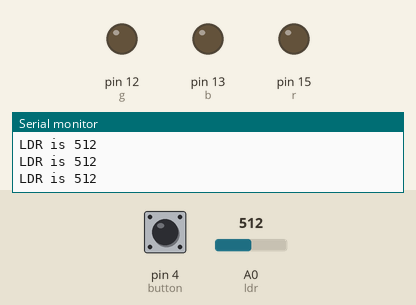
This sketch was run on a simulated Arduino Uno, built with avr-gcc and run on an emulated ATmega328P. Parts: output pins drawn as LEDs (lit = HIGH), the last lines printed to the serial monitor. The test bench sets the inputs (shaded band); at power-on: pin 4 (button) HIGH, A0 (ldr) = 512.

Above: at 2.7 s.
2.8 s: pin 4 (button) pulled LOW for 0.25 s
At 3.0 s:
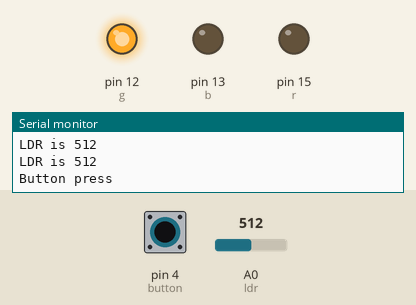
4.6 s: pin 4 (button) pulled LOW for 3.2 s
At 8.8 s:
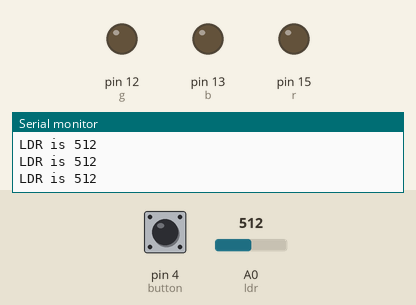
Timing chart, 0 to 10.3 s (numbered marks = the images above; inputs shaded):
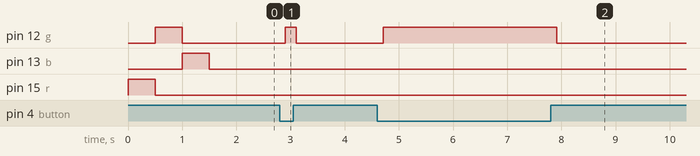

Measured:
- after the input at 2.8 s, pin 12 (g): LOW → HIGH after 0.10 s, → LOW 0.20 s later
- after the input at 4.6 s, pin 12 (g): LOW → HIGH after 0.11 s, → LOW 3.2 s later

The sketch:

Witty_cloud.ino
```cpp
int ldr = A0;
int r = 15;
int g = 12;
int b = 13;
int button = 4;
int stage = 0;
void setup() {
  pinMode(ldr, INPUT);
  pinMode(button, INPUT);
  pinMode(r, OUTPUT);
  pinMode(g, OUTPUT);
  pinMode(b, OUTPUT);
  for (int i = 0; i < 3; i++) {
    nextState();
    delay(500);
  }
  led(0, 0, 0);

}
void loop() {
  Serial.begin(115200);
  int ldr_value = analogRead(ldr);
  int btn = digitalRead(button);
  Serial.print("LDR is ");
  Serial.println(ldr_value);

  if (btn == 0) {
    Serial.println("Button press");
    setLED(ldr_value);
  } else {
    led(0, 0, 0);
  }
  delay(200);
}
void led(int red, int green, int blue) {
  digitalWrite(r, red);
  digitalWrite(g, green);
  digitalWrite(b, blue);
}
void nextState() {
  if (stage == 0) {
    led(1, 0, 0);
  } else if (stage == 1) {
    led(0, 1, 0);
  } else if (stage == 2) {
    led(0, 0, 1);
  } else if (stage > 2) {
    stage = -1;
    led(0, 0, 0);
  }
  stage++;
}
void setLED(int value) {
  if (value > 550) {
    led(1, 0, 0);
  } else if (value > 300) {
    led(0, 1, 0);
  } else {
    led(0, 0, 1);
  }
}
```
